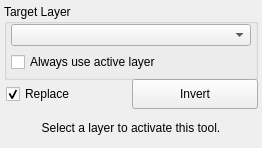
<?xml version="1.0" encoding="UTF-8"?>
<ui version="4.0">
 <class>InvertToolInterface</class>
 <widget class="QWidget" name="InvertToolInterface">
  <property name="geometry">
   <rect>
    <x>0</x>
    <y>0</y>
    <width>262</width>
    <height>148</height>
   </rect>
  </property>
  <property name="sizePolicy">
   <sizepolicy hsizetype="Preferred" vsizetype="Fixed">
    <horstretch>0</horstretch>
    <verstretch>0</verstretch>
   </sizepolicy>
  </property>
  <property name="minimumSize">
   <size>
    <width>0</width>
    <height>65</height>
   </size>
  </property>
  <property name="maximumSize">
   <size>
    <width>16777215</width>
    <height>16777215</height>
   </size>
  </property>
  <property name="windowTitle">
   <string>Invert Tool</string>
  </property>
  <layout class="QVBoxLayout" name="verticalLayout">
   <property name="spacing">
    <number>2</number>
   </property>
   <property name="margin">
    <number>4</number>
   </property>
   <item>
    <widget class="QGroupBox" name="target_groupbox_">
     <property name="minimumSize">
      <size>
       <width>0</width>
       <height>76</height>
      </size>
     </property>
     <property name="maximumSize">
      <size>
       <width>16777215</width>
       <height>76</height>
      </size>
     </property>
     <property name="title">
      <string>Target Layer</string>
     </property>
     <layout class="QVBoxLayout" name="verticalLayout_4">
      <property name="spacing">
       <number>6</number>
      </property>
      <property name="leftMargin">
       <number>4</number>
      </property>
      <property name="topMargin">
       <number>0</number>
      </property>
      <property name="rightMargin">
       <number>4</number>
      </property>
      <property name="bottomMargin">
       <number>4</number>
      </property>
      <item>
       <widget class="QtUtils::QtDropableComboBox" name="target_layer_">
        <property name="sizePolicy">
         <sizepolicy hsizetype="Ignored" vsizetype="Fixed">
          <horstretch>0</horstretch>
          <verstretch>0</verstretch>
         </sizepolicy>
        </property>
       </widget>
      </item>
      <item>
       <widget class="QWidget" name="widget" native="true">
        <property name="minimumSize">
         <size>
          <width>0</width>
          <height>20</height>
         </size>
        </property>
        <layout class="QHBoxLayout" name="horizontalLayout_2">
         <property name="spacing">
          <number>0</number>
         </property>
         <property name="margin">
          <number>0</number>
         </property>
         <item>
          <widget class="QCheckBox" name="use_active_layer_">
           <property name="text">
            <string>Always use active layer</string>
           </property>
          </widget>
         </item>
        </layout>
       </widget>
      </item>
     </layout>
    </widget>
   </item>
   <item>
    <widget class="QWidget" name="replaceRunWidget" native="true">
     <property name="minimumSize">
      <size>
       <width>0</width>
       <height>32</height>
      </size>
     </property>
     <property name="maximumSize">
      <size>
       <width>16777215</width>
       <height>32</height>
      </size>
     </property>
     <layout class="QHBoxLayout" name="horizontalLayout" stretch="1,1">
      <property name="spacing">
       <number>0</number>
      </property>
      <property name="leftMargin">
       <number>2</number>
      </property>
      <property name="topMargin">
       <number>0</number>
      </property>
      <property name="rightMargin">
       <number>0</number>
      </property>
      <property name="bottomMargin">
       <number>0</number>
      </property>
      <item>
       <widget class="QCheckBox" name="replace_checkbox_">
        <property name="text">
         <string>Replace</string>
        </property>
        <property name="checked">
         <bool>true</bool>
        </property>
       </widget>
      </item>
      <item>
       <widget class="QPushButton" name="execute_button_">
        <property name="minimumSize">
         <size>
          <width>0</width>
          <height>30</height>
         </size>
        </property>
        <property name="text">
         <string>Invert</string>
        </property>
       </widget>
      </item>
     </layout>
    </widget>
   </item>
   <item>
    <widget class="QWidget" name="message_alert_" native="true">
     <property name="minimumSize">
      <size>
       <width>0</width>
       <height>32</height>
      </size>
     </property>
     <layout class="QHBoxLayout" name="horizontalLayout_4">
      <property name="spacing">
       <number>0</number>
      </property>
      <property name="margin">
       <number>4</number>
      </property>
      <item>
       <widget class="QLabel" name="message_">
        <property name="text">
         <string>Select a layer to activate this tool.</string>
        </property>
        <property name="alignment">
         <set>Qt::AlignCenter</set>
        </property>
        <property name="wordWrap">
         <bool>true</bool>
        </property>
       </widget>
      </item>
     </layout>
    </widget>
   </item>
  </layout>
 </widget>
 <customwidgets>
  <customwidget>
   <class>QtUtils::QtDropableComboBox</class>
   <extends>QComboBox</extends>
   <header location="global">QtUtils/Widgets/QtDropableComboBox.h</header>
  </customwidget>
 </customwidgets>
 <resources/>
 <connections/>
</ui>
